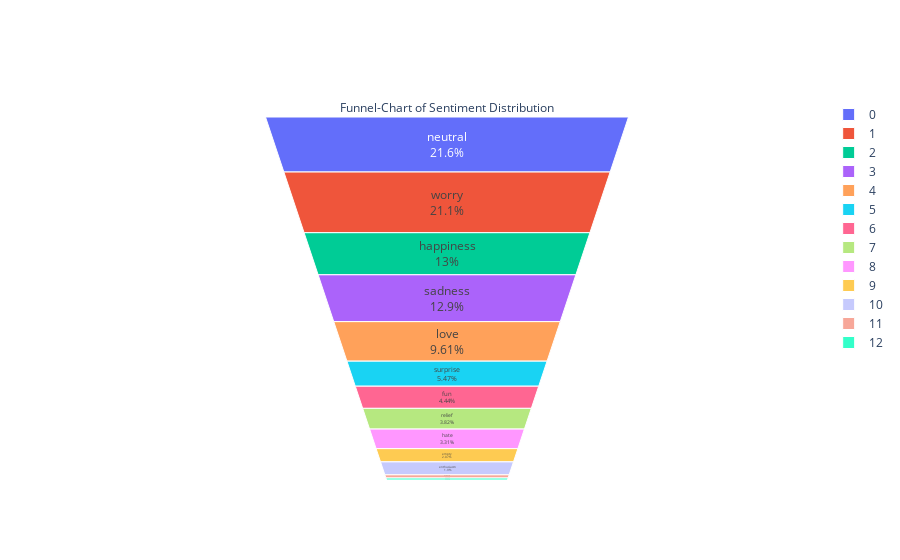

Notebook cell for this chart:
### Markdown cell above
## Graphing the dataset

### Code cell
import matplotlib.pyplot as plt
import seaborn as sns
from plotly import graph_objs as go

%pylab inline

# sort of don't understand why adding the rest_index gets rid of the Series error with sentiment in the funnel??
temp = df.groupby('sentiment').count()['content'].reset_index().sort_values(by='content',ascending=False) 
plt.figure(figsize=(12,6))
total = float(len(df))
bars = sns.countplot(x='sentiment',data=df)
plt.title("tweet sentiment distribution")

# display column values
for p in bars.patches:
    height = p.get_height()
    bars.text(p.get_x()+p.get_width()/2.,
            height + 100,
            '{:1.0f}'.format(height),
            ha="center") 
show()

fig = go.Figure(go.Funnelarea(
    text = temp.sentiment,
    values = temp.content,
    title = {"position": "top center", "text": "Funnel-Chart of Sentiment Distribution"}
    ))
fig.show()

### Figure 1 — Plotly figure (JSON) as saved in the notebook; plotly's stock layout.template omitted (floating-point values rounded to 4 significant figures)
{"data": [{"text": ["neutral", "worry", "happiness", "sadness", "love", "surprise", "fun", "relief", "hate", "empty", "enthusiasm", "boredom", "anger"], "title": {"position": "top center", "text": "Funnel-Chart of Sentiment Distribution"}, "type": "funnelarea", "values": [8638, 8459, 5209, 5165, 3842, 2187, 1776, 1526, 1323, 827, 759, 179, 110]}], "layout": {}}
